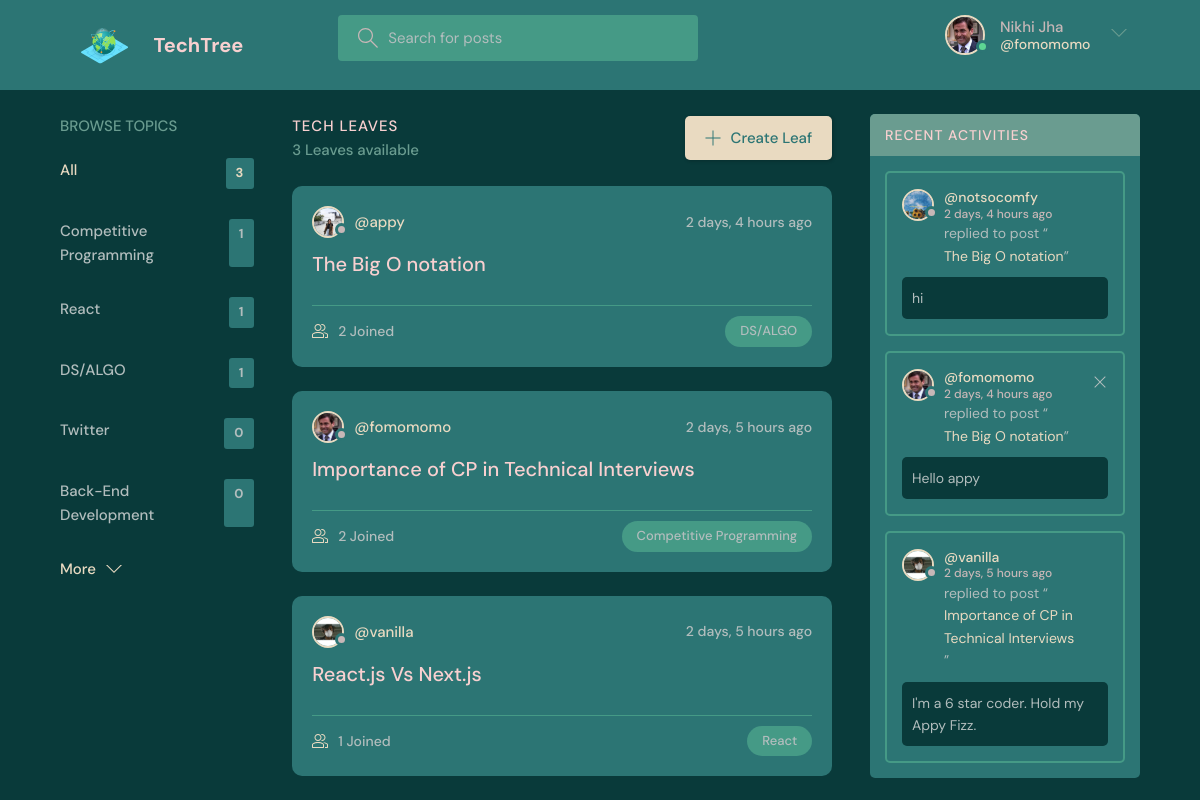
The app's page / (signed in) with its own data.
### base/models.py (models this page shows, shortened)
class User(AbstractUser):
    name = models.CharField(max_length=200, null=True)
    email = models.EmailField(unique=True, null=True)
    bio = models.TextField(null=True)
    avatar = models.ImageField(null=True, default="avatar.svg")
    USERNAME_FIELD = 'email'
    REQUIRED_FIELDS = ['username']

class Topic(models.Model):
    name = models.CharField(max_length=200)

class Room(models.Model):
    host = models.ForeignKey(User, on_delete=models.SET_NULL, null=True)
    topic = models.ForeignKey(Topic, on_delete=models.SET_NULL, null=True)
    name = models.CharField(max_length=200)
    description = models.TextField(null=True, blank=True)
    participants = models.ManyToManyField(
        User, related_name='participants', blank=True)
    updated = models.DateTimeField(auto_now=True)
    created = models.DateTimeField(auto_now_add=True)
    has_poll = models.BooleanField(default=False)
    class Meta:
        ordering = ['-updated', '-created']
    def __str__(self):
        return self.name

class Message(models.Model):
    user = models.ForeignKey(User, on_delete=models.CASCADE)
    room = models.ForeignKey(Room, on_delete=models.CASCADE)
    body = models.TextField()
    updated = models.DateTimeField(auto_now=True)
    created = models.DateTimeField(auto_now_add=True)
    class Meta:
        ordering = ['-updated', '-created']

### base/views.py (the view)
# urls.py: path('', views.home, name="home"),
def home(request):
    q = request.GET.get('q') if request.GET.get('q') != None else ''
    rooms = Room.objects.filter(
        Q(topic__name__icontains=q) |
        Q(name__icontains=q) |
        Q(description__icontains=q)
    )
    topics = Topic.objects.all()[0:5]
    room_count = rooms.count()
    room_messages = Message.objects.filter(
        Q(room__topic__name__icontains=q))[0:3]
    leaf_counts = sum([len(topic.room_set.all()) for topic in Topic.objects.all()])
    context = {'rooms': rooms, 'topics': topics,
               'room_count': room_count, 'room_messages': room_messages, 'leaf_counts': leaf_counts}
    return render(request, 'base/home.html', context)

### base/templates/base/home.html (shortened to what this page needs)
{% extends 'main.html' %}
{% block content %}
<main class="layout layout--3">
  <div class="container">
    {% include 'base/topics_component.html' %}
    <div class="roomList">
      <div class="roomList__header">
        <div>
          <h2>Tech Leaves</h2>
          <p>{{room_count}} Leaves available</p>
        </div>
        <a class="btn btn--main" href="{% url 'create-room' %}">
          <svg version="1.1" xmlns="http://www.w3.org/2000/svg" width="32" height="32" viewBox="0 0 32 32">
            <title>add</title>
            <path
              d="M16.943 0.943h-1.885v14.115h-14.115v1.885h14.115v14.115h1.885v-14.115h14.115v-1.885h-14.115v-14.115z">
            </path>
          </svg>
          Create Leaf
        </a>
      </div>
      {% include 'base/feed_component.html' %}
    </div>
    {% include 'base/activity_component.html' %}
  </div>
</main>
{% endblock %}

### templates/navbar.html (shortened to what this page needs)
{% load static %}
<header class="header header--loggedIn">
    <div class="container">
        <a href="{% url 'home' %}" class="header__logo">
            <img src="{% static 'images/world.svg' %}"/>
            <h1>TechTree</h1>
        </a>
        <form class="header__search" method="GET" action="{% url 'home' %}">
            <label>
                <input name="q" placeholder="Search for posts" />
            </label>
        </form>
        <nav class="header__menu">
            {% if request.user.is_authenticated %}
            <div class="header__user">
                <a href="{% url 'update-user' %}">
                    <div class="avatar avatar--medium active">
                        <img src="{{request.user.avatar.url}}" />
                    </div>
                    <p>{{request.user.name}} <span>@{{request.user.username}}</span></p>
                </a>
                <button class="dropdown-button">
                    <svg version="1.1" xmlns="http://www.w3.org/2000/svg" width="32" height="32" viewBox="0 0 32 32">
                        <title>chevron-down</title>
                        <path d="M16 21l-13-13h-3l16 16 16-16h-3l-13 13z"></path>
                    </svg>
                </button>
            </div>
            {% else %}
            <a href="{% url 'login' %}">
                <img src="{% static 'images/avatar.svg' %}" />
                <p>Login</p>
            </a>
            {% endif %}
        </nav>
    </div>
</header>

### base/templates/base/topics_component.html
<div class="topics">
    <div class="topics__header">
        <h2>Browse Topics</h2>
    </div>
    <ul class="topics__list">
        <li>
            <a href="{% url 'home' %}" class="active">All <span>{{leaf_counts}}</span></a>
        </li>
        {% for topic in topics %}
        <li>
            <a href="{% url 'home' %}?q={{topic.name}}">{{topic.name}}<span>{{topic.room_set.all.count}}</span></a>
        </li>
        {% endfor %}
    </ul>
    <a class="btn btn--link" href="{% url 'topics' %}">
        More
        <svg version="1.1" xmlns="http://www.w3.org/2000/svg" width="32" height="32" viewBox="0 0 32 32">
            <title>chevron-down</title>
            <path d="M16 21l-13-13h-3l16 16 16-16h-3l-13 13z"></path>
        </svg>
    </a>
</div>

### base/templates/base/feed_component.html (shortened to what this page needs)
{% for room in rooms %}
<div class="roomListRoom">
    <div class="roomListRoom__header">
        <a href="{% url 'user-profile' room.host.id %}" class="roomListRoom__author">
            <div class="avatar avatar--small">
                <img src="{{room.host.avatar.url}}" />
            </div>
            <span>@{{room.host.username}}</span>
        </a>
        <div class="roomListRoom__actions">
            <span>{{room.created|timesince}} ago</span>
        </div>
    </div>
    <div class="roomListRoom__content">
        <a href="{% url 'room' room.id %}">{{room.name}}</a>
    </div>
    <div class="roomListRoom__meta">
        <a href="{% url 'room' room.id %}" class="roomListRoom__joined">
            {{room.participants.all.count}} Joined
        </a>
        <p class="roomListRoom__topic">{{room.topic.name}}</p>
    </div>
</div>
{% endfor %}

### base/templates/base/activity_component.html
<div class="activities">
    <div class="activities__header">
        <h2>Recent Activities</h2>
    </div>
    {% for message in room_messages %}
    <div class="activities__box">
        <div class="activities__boxHeader roomListRoom__header">
            <a href="{% url 'user-profile' message.user.id %}" class="roomListRoom__author">
                <div class="avatar avatar--small">
                    <img src="{{message.user.avatar.url}}" />
                </div>
                <p>
                    @{{message.user.username}}
                    <span>{{message.created|timesince}} ago</span>
                </p>
            </a>
            {% if request.user == message.user %}
            <div class="roomListRoom__actions">
                <a href="{% url 'delete-message' message.id %}">
                    <svg version="1.1" xmlns="http://www.w3.org/2000/svg" width="32" height="32" viewBox="0 0 32 32">
                        <title>remove</title>
                        <path
                            d="M27.314 6.019l-1.333-1.333-9.98 9.981-9.981-9.981-1.333 1.333 9.981 9.981-9.981 9.98 1.333 1.333 9.981-9.98 9.98 9.98 1.333-1.333-9.98-9.98 9.98-9.981z">
                        </path>
                    </svg>
                </a>
            </div>
            {% endif %}
        </div>
        <div class="activities__boxContent">
            <p>replied to post “<a href="{% url 'room' message.room.id %}">{{message.room}}</a>”</p>
            <div class="activities__boxRoomContent">{{message.body}}</div>
        </div>
    </div>
    {% endfor %}
</div>

### records on screen
User: user.avatar (picture), user.name "Nikhi Jha", user.username "fomomomo"
Topic: name "Competitive Programming", room_set.all.count "1"
Topic: name "React", room_set.all.count "1"
Topic: name "DS/ALGO", room_set.all.count "1"
Topic: name "Twitter", room_set.all.count "0"
Topic: name "Back-End Development", room_set.all.count "0"
Room: host.avatar (picture), host.username "appy", created "2 days, 4 hours", name "The Big O notation", participants.all.count "2", topic.name "DS/ALGO"
Room: host.avatar (picture), host.username "fomomomo", created "2 days, 5 hours", name "Importance of CP in Technical Interviews", participants.all.count "2", topic.name "Competitive Programming"
Room: host.avatar (picture), host.username "vanilla", created "2 days, 5 hours", name "React.js Vs Next.js", participants.all.count "1", topic.name "React"
Message: user.avatar (picture), user.username "notsocomfy", created "2 days, 4 hours", room "The Big O notation", body "hi"
Message: user.avatar (picture), user.username "fomomomo", created "2 days, 4 hours", room "The Big O notation", body "Hello appy"
Message: user.avatar (picture), user.username "vanilla", created "2 days, 5 hours", room "Importance of CP in Technical Interviews", body "I'm a 6 star coder. Hold my Appy Fizz."

### other values on screen
{{ leaf_counts }} "3"
{{ room_count }} "3"
